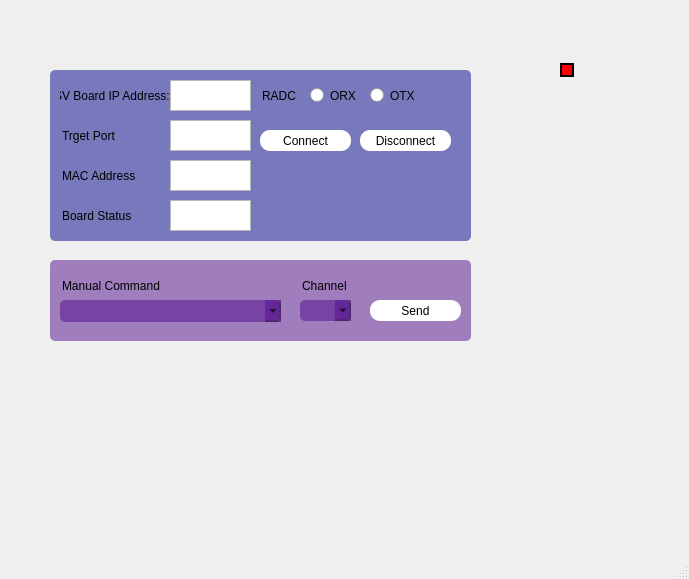
<?xml version="1.0" encoding="UTF-8"?>
<ui version="4.0">
 <class>MainWindow</class>
 <widget class="QMainWindow" name="MainWindow">
  <property name="geometry">
   <rect>
    <x>0</x>
    <y>0</y>
    <width>689</width>
    <height>579</height>
   </rect>
  </property>
  <property name="windowTitle">
   <string>MainWindow</string>
  </property>
  <widget class="QWidget" name="centralwidget">
   <widget class="QFrame" name="frame_connection">
    <property name="geometry">
     <rect>
      <x>50</x>
      <y>70</y>
      <width>421</width>
      <height>171</height>
     </rect>
    </property>
    <property name="styleSheet">
     <string notr="true">border: none;
background-color: rgba(0, 0, 139, 0.5);
    border-radius: 5px; /* Arrotonda gli angoli del pulsante */</string>
    </property>
    <property name="frameShape">
     <enum>QFrame::StyledPanel</enum>
    </property>
    <property name="frameShadow">
     <enum>QFrame::Raised</enum>
    </property>
   </widget>
   <widget class="QTextEdit" name="textEdit">
    <property name="geometry">
     <rect>
      <x>170</x>
      <y>80</y>
      <width>81</width>
      <height>31</height>
     </rect>
    </property>
    <property name="html">
     <string>&lt;!DOCTYPE HTML PUBLIC &quot;-//W3C//DTD HTML 4.0//EN&quot; &quot;http://www.w3.org/TR/REC-html40/strict.dtd&quot;&gt;
&lt;html&gt;&lt;head&gt;&lt;meta name=&quot;qrichtext&quot; content=&quot;1&quot; /&gt;&lt;style type=&quot;text/css&quot;&gt;
p, li { white-space: pre-wrap; }
&lt;/style&gt;&lt;/head&gt;&lt;body style=&quot; font-family:'MS Shell Dlg 2'; font-size:8.25pt; font-weight:400; font-style:normal;&quot;&gt;
&lt;p style=&quot;-qt-paragraph-type:empty; margin-top:0px; margin-bottom:0px; margin-left:0px; margin-right:0px; -qt-block-indent:0; text-indent:0px;&quot;&gt;&lt;br /&gt;&lt;/p&gt;&lt;/body&gt;&lt;/html&gt;</string>
    </property>
   </widget>
   <widget class="QLineEdit" name="lineEdit_7">
    <property name="geometry">
     <rect>
      <x>60</x>
      <y>80</y>
      <width>113</width>
      <height>31</height>
     </rect>
    </property>
    <property name="styleSheet">
     <string notr="true">border: none;
 background-color: transparent; /* Imposta il colore di sfondo del pulsante */
</string>
    </property>
    <property name="text">
     <string>SV Board IP Address:</string>
    </property>
   </widget>
   <widget class="QLineEdit" name="lineEdit_8">
    <property name="geometry">
     <rect>
      <x>60</x>
      <y>120</y>
      <width>113</width>
      <height>31</height>
     </rect>
    </property>
    <property name="styleSheet">
     <string notr="true">border: none;
 background-color: transparent; /* Imposta il colore di sfondo del pulsante */

</string>
    </property>
    <property name="text">
     <string>Trget Port</string>
    </property>
   </widget>
   <widget class="QTextEdit" name="textEdit_2">
    <property name="geometry">
     <rect>
      <x>170</x>
      <y>120</y>
      <width>81</width>
      <height>31</height>
     </rect>
    </property>
   </widget>
   <widget class="QLineEdit" name="lineEdit_9">
    <property name="geometry">
     <rect>
      <x>60</x>
      <y>160</y>
      <width>113</width>
      <height>31</height>
     </rect>
    </property>
    <property name="styleSheet">
     <string notr="true">border: none;
 background-color: transparent; /* Imposta il colore di sfondo del pulsante */
</string>
    </property>
    <property name="text">
     <string>MAC Address</string>
    </property>
   </widget>
   <widget class="QTextEdit" name="textEdit_3">
    <property name="geometry">
     <rect>
      <x>170</x>
      <y>160</y>
      <width>81</width>
      <height>31</height>
     </rect>
    </property>
   </widget>
   <widget class="QLineEdit" name="lineEdit_10">
    <property name="geometry">
     <rect>
      <x>60</x>
      <y>200</y>
      <width>113</width>
      <height>31</height>
     </rect>
    </property>
    <property name="styleSheet">
     <string notr="true">border: none;
 background-color: transparent; /* Imposta il colore di sfondo del pulsante */
</string>
    </property>
    <property name="text">
     <string>Board Status</string>
    </property>
   </widget>
   <widget class="QTextEdit" name="textEdit_4">
    <property name="geometry">
     <rect>
      <x>170</x>
      <y>200</y>
      <width>81</width>
      <height>31</height>
     </rect>
    </property>
   </widget>
   <widget class="QPushButton" name="pushButton_2">
    <property name="geometry">
     <rect>
      <x>260</x>
      <y>130</y>
      <width>91</width>
      <height>21</height>
     </rect>
    </property>
    <property name="styleSheet">
     <string notr="true">QPushButton {
    border-radius: 10px; /* Arrotonda gli angoli del pulsante */
    background-color: #FFFFFF; /* Imposta il colore di sfondo del pulsante */
}
</string>
    </property>
    <property name="text">
     <string>Connect</string>
    </property>
   </widget>
   <widget class="QRadioButton" name="radioButton_2">
    <property name="geometry">
     <rect>
      <x>310</x>
      <y>80</y>
      <width>82</width>
      <height>31</height>
     </rect>
    </property>
    <property name="text">
     <string>ORX</string>
    </property>
   </widget>
   <widget class="QRadioButton" name="radioButton_3">
    <property name="geometry">
     <rect>
      <x>370</x>
      <y>80</y>
      <width>82</width>
      <height>31</height>
     </rect>
    </property>
    <property name="text">
     <string>OTX</string>
    </property>
   </widget>
   <widget class="QLineEdit" name="lineEdit_11">
    <property name="geometry">
     <rect>
      <x>260</x>
      <y>80</y>
      <width>41</width>
      <height>31</height>
     </rect>
    </property>
    <property name="styleSheet">
     <string notr="true">border: none;
 background-color: transparent; /* Imposta il colore di sfondo del pulsante */
</string>
    </property>
    <property name="text">
     <string>RADC</string>
    </property>
   </widget>
   <widget class="QPushButton" name="pushButton_3">
    <property name="geometry">
     <rect>
      <x>360</x>
      <y>130</y>
      <width>91</width>
      <height>21</height>
     </rect>
    </property>
    <property name="styleSheet">
     <string notr="true">QPushButton {
    border-radius: 10px; /* Arrotonda gli angoli del pulsante */
    background-color: #FFFFFF; /* Imposta il colore di sfondo del pulsante */
}
</string>
    </property>
    <property name="text">
     <string>Disconnect</string>
    </property>
   </widget>
   <widget class="QFrame" name="frame_connection_2">
    <property name="geometry">
     <rect>
      <x>50</x>
      <y>260</y>
      <width>421</width>
      <height>81</height>
     </rect>
    </property>
    <property name="styleSheet">
     <string notr="true">border: none;
background-color: rgba(80, 10, 139, 0.5);
    border-radius: 5px; /* Arrotonda gli angoli del pulsante */</string>
    </property>
    <property name="frameShape">
     <enum>QFrame::StyledPanel</enum>
    </property>
    <property name="frameShadow">
     <enum>QFrame::Raised</enum>
    </property>
    <widget class="QLineEdit" name="lineEdit_12">
     <property name="geometry">
      <rect>
       <x>10</x>
       <y>10</y>
       <width>113</width>
       <height>31</height>
      </rect>
     </property>
     <property name="styleSheet">
      <string notr="true">border: none;
 background-color: transparent; /* Imposta il colore di sfondo del pulsante */
</string>
     </property>
     <property name="text">
      <string>Manual Command</string>
     </property>
    </widget>
    <widget class="QComboBox" name="comboBox">
     <property name="geometry">
      <rect>
       <x>10</x>
       <y>40</y>
       <width>221</width>
       <height>22</height>
      </rect>
     </property>
    </widget>
    <widget class="QComboBox" name="comboBox_2">
     <property name="geometry">
      <rect>
       <x>250</x>
       <y>40</y>
       <width>51</width>
       <height>21</height>
      </rect>
     </property>
    </widget>
    <widget class="QLineEdit" name="lineEdit_13">
     <property name="geometry">
      <rect>
       <x>250</x>
       <y>10</y>
       <width>113</width>
       <height>31</height>
      </rect>
     </property>
     <property name="styleSheet">
      <string notr="true">border: none;
 background-color: transparent; /* Imposta il colore di sfondo del pulsante */
</string>
     </property>
     <property name="text">
      <string>Channel</string>
     </property>
    </widget>
    <widget class="QPushButton" name="pushButton_4">
     <property name="geometry">
      <rect>
       <x>320</x>
       <y>40</y>
       <width>91</width>
       <height>21</height>
      </rect>
     </property>
     <property name="styleSheet">
      <string notr="true">QPushButton {
    border-radius: 10px; /* Arrotonda gli angoli del pulsante */
    background-color: #FFFFFF; /* Imposta il colore di sfondo del pulsante */
}
</string>
     </property>
     <property name="text">
      <string>Send</string>
     </property>
    </widget>
   </widget>
   <widget class="QRadioButton" name="radioButton">
    <property name="enabled">
     <bool>true</bool>
    </property>
    <property name="geometry">
     <rect>
      <x>560</x>
      <y>60</y>
      <width>91</width>
      <height>21</height>
     </rect>
    </property>
    <property name="styleSheet">
     <string notr="true">QRadioButton::indicator {
    width: 10px;
    height: 10px;
border-radius: 10px;
}

QRadioButton::indicator::checked {
    background-color:	#00ff00;
	border:	5px solid black;
}

QRadioButton::indicator::unchecked {
    background-color:	red;
	border:	2px solid black;
}</string>
    </property>
    <property name="text">
     <string/>
    </property>
   </widget>
   <zorder>frame_connection</zorder>
   <zorder>tableWidget</zorder>
   <zorder>textEdit</zorder>
   <zorder>lineEdit_7</zorder>
   <zorder>lineEdit_8</zorder>
   <zorder>textEdit_2</zorder>
   <zorder>lineEdit_9</zorder>
   <zorder>textEdit_3</zorder>
   <zorder>lineEdit_10</zorder>
   <zorder>textEdit_4</zorder>
   <zorder>pushButton_2</zorder>
   <zorder>radioButton_2</zorder>
   <zorder>radioButton_3</zorder>
   <zorder>lineEdit_11</zorder>
   <zorder>pushButton_3</zorder>
   <zorder>frame_connection_2</zorder>
   <zorder>radioButton</zorder>
  </widget>
  <widget class="QMenuBar" name="menubar">
   <property name="geometry">
    <rect>
     <x>0</x>
     <y>0</y>
     <width>689</width>
     <height>21</height>
    </rect>
   </property>
  </widget>
  <widget class="QStatusBar" name="statusbar"/>
 </widget>
 <resources/>
 <connections/>
</ui>
